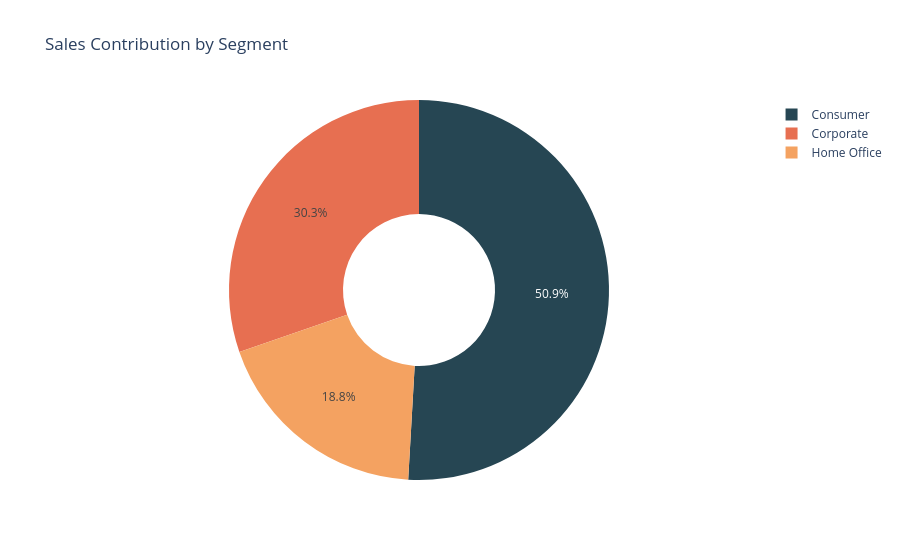

Source (notebook cell):
### Markdown cell above
**Insight:**  
Technology has the highest share of sales(36.7%),and  office supplies(31.2%) which is  less from Technology but Furniture have(32.1%) which  is  less  from Technology  and  office supplies .office supplies and Furniture both  are near to  equall so do not give  attention on one from these  both office supplies and Furnitur.

**Business Impact:**  
All categories are  important for revenue, but Technology can be slightly prioritised for growth and premium offerings .

### Code cell
seg_sales = df.groupby('Segment')['Sales'].sum().reset_index()

fig = go.Figure(data=[go.Pie(
    labels=seg_sales['Segment'],
    values=seg_sales['Sales'],
    hole=0.4,
    textposition='inside',
    marker=dict(colors=['#264653', '#E76F51', '#F4A261'])
)])

fig.update_layout(title="Sales Contribution by Segment")
fig.show()
fig.write_image("donut2.png")

### Figure 1 — Plotly figure (JSON) as saved in the notebook; plotly's stock layout.template omitted (floating-point values rounded to 4 significant figures)
{"data": [{"hole": 0.4, "labels": ["Consumer", "Corporate", "Home Office"], "marker": {"colors": ["#264653", "#E76F51", "#F4A261"]}, "textposition": "inside", "type": "pie", "values": [1147000.0, 682200.0, 423700.0]}], "layout": {"title": {"text": "Sales Contribution by Segment"}}}
